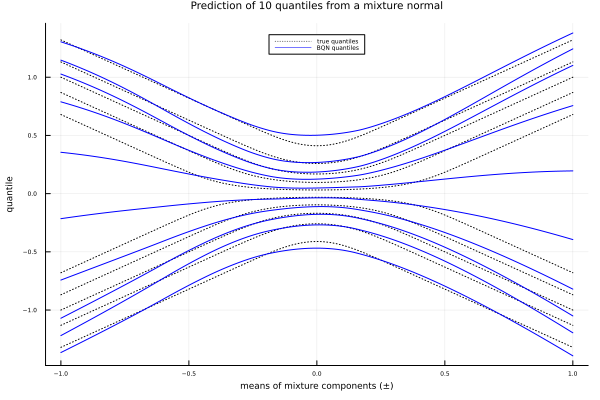

Here is the Julia script that generated this plot:
using BQNet, Flux, MLUtils, Distributions, Plots

#  define mixture model
mixture(m, sd) = MixtureModel([Normal(m, sd), Normal(-m, sd)])

#  function for generating data
function create_data(; n = 50_000, sd = 0.25)
    x = Float32.(rand(Uniform(-1, 1), n))
    y = map(m -> rand(mixture(m,sd), 1)[1], x)
    return reshape(x, 1, :), Float32.(y)
end

#  create data
n = 50_000
x, y = create_data(n = n)

#  create data loaders
idx = Int(round(0.9 * n))
ktr = 1:idx
kval = idx+1:n
train_loader = DataLoader((x[:, ktr], y[ktr]), batchsize = 500,
                                    shuffle = true, partial = false)
val_loader   = DataLoader((x[:, kval], y[kval]), batchsize = length(kval))


#  create and train model
device = cpu
degree = 12
model  = Chain(Dense(size(x,1), 32, elu),
               Dense(32, 32, elu),
               Dense(32, degree+1), softplus_bqn) |> device

@time model_fit = bqn_train!(model, train_loader, val_loader; device = device)


#  make predictions of quantiles 
prob_out = 0.05:0.1:0.95
xp = Float32.(transpose(-1:0.01:1))
qts_true = [quantile(mixture(x, 0.25), prob_out) for x in xp[:]]
qts_true = Float32.(reduce(hcat, qts_true))
fit_qts  = predict(model_fit, xp; prob = prob_out)


#  plot true and fitted distributions
plot(u, qts_true', color = :black, linestyle = :dot,
     legend = :top, label = reshape(["true quantiles"; fill("", 9)], 1, 10),
     title = "Prediction of $(length(prob_out)) quantiles from a mixture normal",
     xlab = "means of mixture components (±)", ylab = "quantile")
plot!(u, fit_qts', color = :blue,
      label = reshape(["BQN quantiles"; fill("", 9)], 1, 10))
